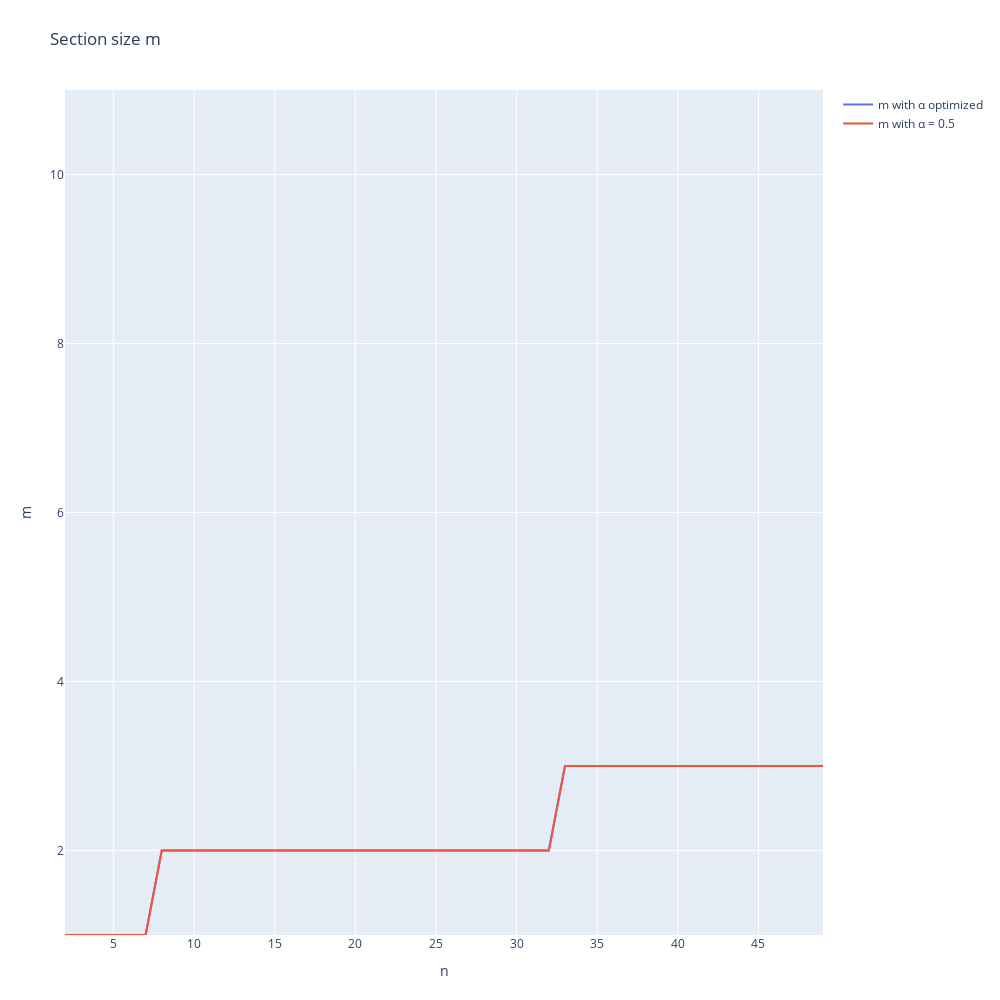

Write notebook code for a chart like this one.
### Code cell
layout_2 = go.Layout(
    title= 'Section size m',
    margin=dict(l=65, r=50, b=65, t=90),
    autosize=False,
    width=1000,
    height=1000,
    xaxis = dict(title='n'),
    yaxis = dict(title='m', range=[1, 11]),
    )

fig = go.Figure(go.Scatter(x= size_vec, y = norm_sec_size_int , mode='lines', name='m with ' + chr(945) + ' optimized'),
                layout=layout_2)
fig.add_trace(go.Scatter(x= size_vec, y = opt_sec_size_int , mode='lines', name='m with ' + chr(945) + ' = 0.5'))

fig.show()

### Figure 1 — Plotly figure (JSON) as saved in the notebook; plotly's stock layout.template omitted (floating-point values rounded to 4 significant figures)
{"data": [{"mode": "lines", "name": "m with α optimized", "type": "scatter", "x": [2, 3, 4, 5, 6, 7, 8, 9, 10, 11, 12, 13, 14, 15, 16, 17, 18, 19, 20, 21, 22, 23, 24, 25, 26, 27, 28, 29, 30, 31, 32, 33, 34, 35, 36, 37, 38, 39, 40, 41, 42, 43, 44, 45, 46, 47, 48, 49], "y": [0, 1, 1, 1, 1, 1, 2, 2, 2, 2, 2, 2, 2, 2, 2, 2, 2, 2, 2, 2, 2, 2, 2, 2, 2, 2, 2, 2, 2, 2, 2, 3, 3, 3, 3, 3, 3, 3, 3, 3, 3, 3, 3, 3, 3, 3, 3, 3]}, {"mode": "lines", "name": "m with α = 0.5", "type": "scatter", "x": [2, 3, 4, 5, 6, 7, 8, 9, 10, 11, 12, 13, 14, 15, 16, 17, 18, 19, 20, 21, 22, 23, 24, 25, 26, 27, 28, 29, 30, 31, 32, 33, 34, 35, 36, 37, 38, 39, 40, 41, 42, 43, 44, 45, 46, 47, 48, 49], "y": [1, 1, 1, 1, 1, 1, 2, 2, 2, 2, 2, 2, 2, 2, 2, 2, 2, 2, 2, 2, 2, 2, 2, 2, 2, 2, 2, 2, 2, 2, 2, 3, 3, 3, 3, 3, 3, 3, 3, 3, 3, 3, 3, 3, 3, 3, 3, 3]}], "layout": {"autosize": false, "height": 1000, "margin": {"b": 65, "l": 65, "r": 50, "t": 90}, "title": {"text": "Section size m"}, "width": 1000, "xaxis": {"title": {"text": "n"}}, "yaxis": {"range": [1, 11], "title": {"text": "m"}}}}
